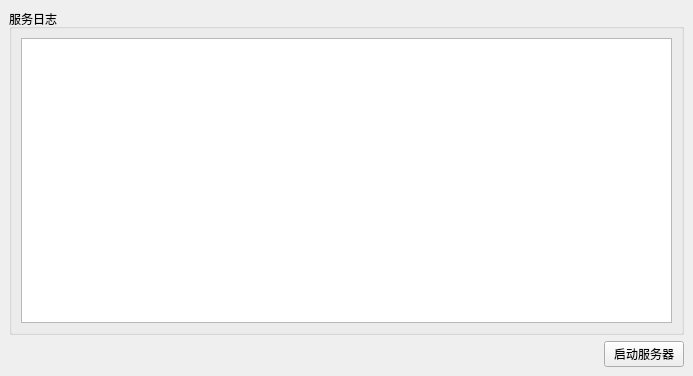
<?xml version="1.0" encoding="UTF-8"?>
<ui version="4.0">
 <class>MainWindow</class>
 <widget class="QMainWindow" name="MainWindow">
  <property name="geometry">
   <rect>
    <x>0</x>
    <y>0</y>
    <width>693</width>
    <height>376</height>
   </rect>
  </property>
  <property name="windowTitle">
   <string>服务端服务日志</string>
  </property>
  <widget class="QWidget" name="centralwidget">
   <layout class="QVBoxLayout" name="verticalLayout_2">
    <item>
     <widget class="QGroupBox" name="groupBox">
      <property name="title">
       <string>服务日志</string>
      </property>
      <layout class="QVBoxLayout" name="verticalLayout">
       <item>
        <widget class="QPlainTextEdit" name="logEditor"/>
       </item>
      </layout>
     </widget>
    </item>
    <item>
     <layout class="QHBoxLayout" name="horizontalLayout">
      <item>
       <spacer name="horizontalSpacer">
        <property name="orientation">
         <enum>Qt::Orientation::Horizontal</enum>
        </property>
        <property name="sizeHint" stdset="0">
         <size>
          <width>40</width>
          <height>20</height>
         </size>
        </property>
       </spacer>
      </item>
      <item>
       <widget class="QPushButton" name="startStopButton">
        <property name="text">
         <string>启动服务器</string>
        </property>
       </widget>
      </item>
     </layout>
    </item>
   </layout>
  </widget>
 </widget>
 <resources/>
 <connections/>
</ui>
